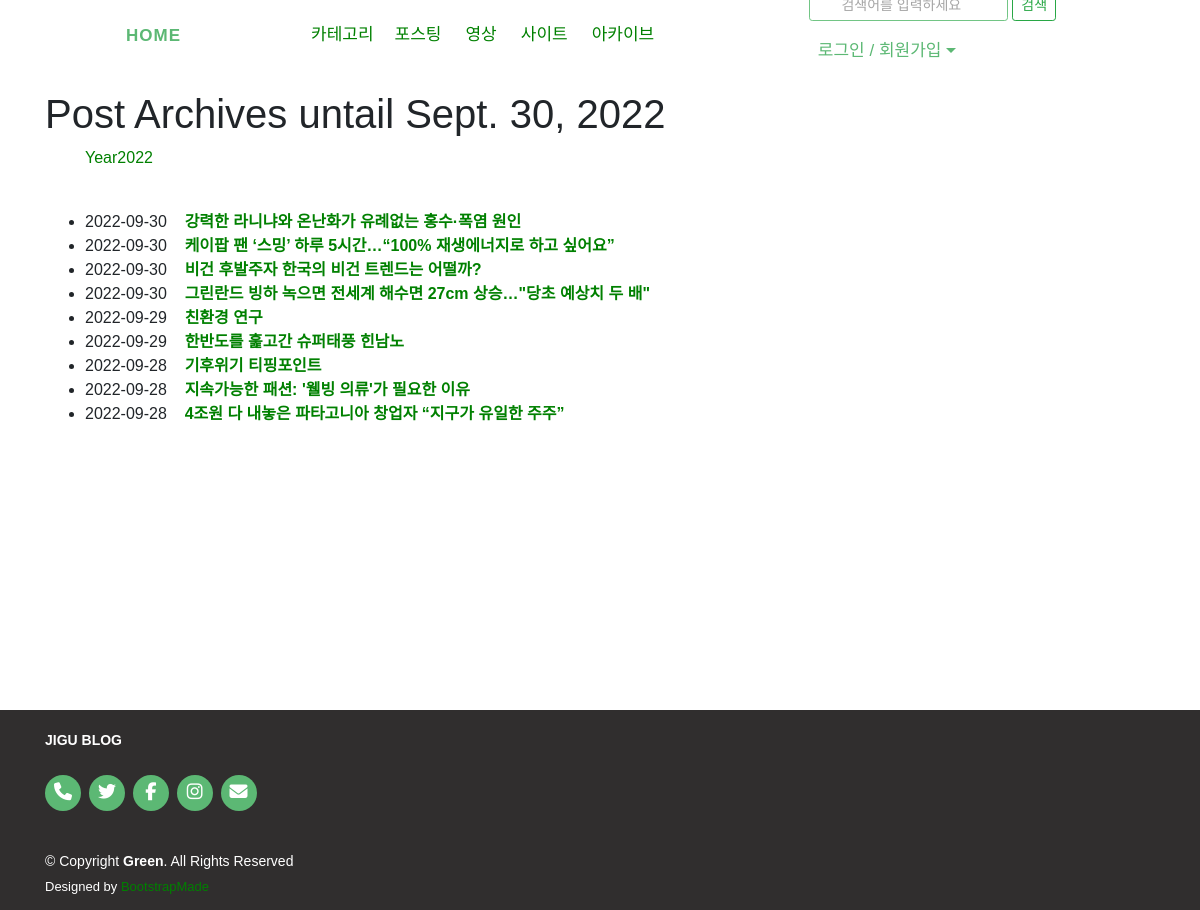
Screenshot of /blog/archive/ with the database file from the repository.
### blog/models.py (models this page shows, shortened)
class Post(models.Model):
    title = models.CharField(verbose_name='TITLE', max_length=50)
    slug = models.SlugField('SLUG', unique=True, allow_unicode=True, help_text='one word for title alias.')
    category = models.ForeignKey('Category', null=True, blank=True, on_delete=models.SET_NULL, verbose_name="CATEGORY")
    description = models.CharField('DESCRIPTION', max_length=100, blank=True, help_text='간단하게 포스트에 대해 설명해주세요.')
    image = ThumbnailImageField(upload_to = 'photo/%Y/%m', null=True, blank=True)
    content = models.TextField('CONTENT')
    create_dt = models.DateTimeField('CREATE DATE', auto_now_add=True)
    modify_dt = models.DateTimeField('MODIFY DATE', auto_now=True)
    tags = TaggableManager(blank=True, help_text='쉼표로 구분해서 작성해주세요.')
    owner = models.ForeignKey(User, on_delete=models.CASCADE, verbose_name="OWNER", blank=True, null=True)
    class Meta:
        verbose_name = 'post'
        verbose_name_plural = 'posts'
        db_table = 'blog_posts'
        ordering = ('-modify_dt',)
    def get_absolute_url(self):
        return reverse('blog:post_detail', args=(self.slug,))

### blog/views.py (the view)
# urls.py: path('archive/', views.PostAV.as_view(), name='post_archive'),
class PostAV(ArchiveIndexView):
    model = Post
    date_field = 'modify_dt'

### blog/templates/blog/post_archive.html (shortened to what this page needs)
{% extends "base.html" %}
{% block content %}
<div class="container">
    <h1>Post Archives untail {% now "N d, Y" %}</h1>
    <ul>
        {% for date in date_list %}
        <li style="display: inline;">
            <a href="{% url 'blog:post_year_archive' date|date:'Y' %}">Year{{ date|date:"Y" }} </a></li>
        {% endfor %}
    </ul>
    <br/>
    <div>
        <ul>
            {% for post in object_list %}
            <li>{{post.modify_dt|date:"Y-m-d" }}&nbsp;&nbsp;&nbsp;
            <a href="{{ post.get_absolute_url }}"><strong>{{ post.title }}</strong></a></li>
            {% endfor %}
        </ul>
    </div>
</div>
{% endblock %}

### templates/base.html (style rules this page uses)
* { font-family: 'Noto Sans KR', sans-serif, Pretendard, -apple-system, BlinkMacSystemFont, system-ui, Roboto, "Helvetica Neue", "Segoe UI", "Apple SD Gothic Neo", "Noto Sans KR", "Malgun Gothic", "Apple Color Emoji", "Segoe UI Emoji", "Segoe UI Symbol", sans-serif; }
html, body { margin: 0; padding: 0; height: 100%; }

### blog/templates/blog/post_archive.html (style rules this page uses)
a:link { color : green; text-decoration: none; }

### rows the page displays
Post: modify_dt "2022-09-30", title "강력한 라니냐와 온난화가 유례없는 홍수·폭염 원인"
Post: modify_dt "2022-09-30", title "케이팝 팬 ‘스밍’ 하루 5시간…“100% 재생에너지로 하고 싶어요”"
Post: modify_dt "2022-09-30", title "비건 후발주자 한국의 비건 트렌드는 어떨까?"
Post: modify_dt "2022-09-30", title "그린란드 빙하 녹으면 전세계 해수면 27cm 상승…\"당초 예상치 두 배\""
Post: modify_dt "2022-09-29", title "친환경 연구"
Post: modify_dt "2022-09-29", title "한반도를 훑고간 슈퍼태풍 힌남노"
Post: modify_dt "2022-09-28", title "기후위기 티핑포인트"
Post: modify_dt "2022-09-28", title "지속가능한 패션: '웰빙 의류'가 필요한 이유"
Post: modify_dt "2022-09-28", title "4조원 다 내놓은 파타고니아 창업자 “지구가 유일한 주주”"

### other values shown
{{ date|date:"Y" }} "2022"
